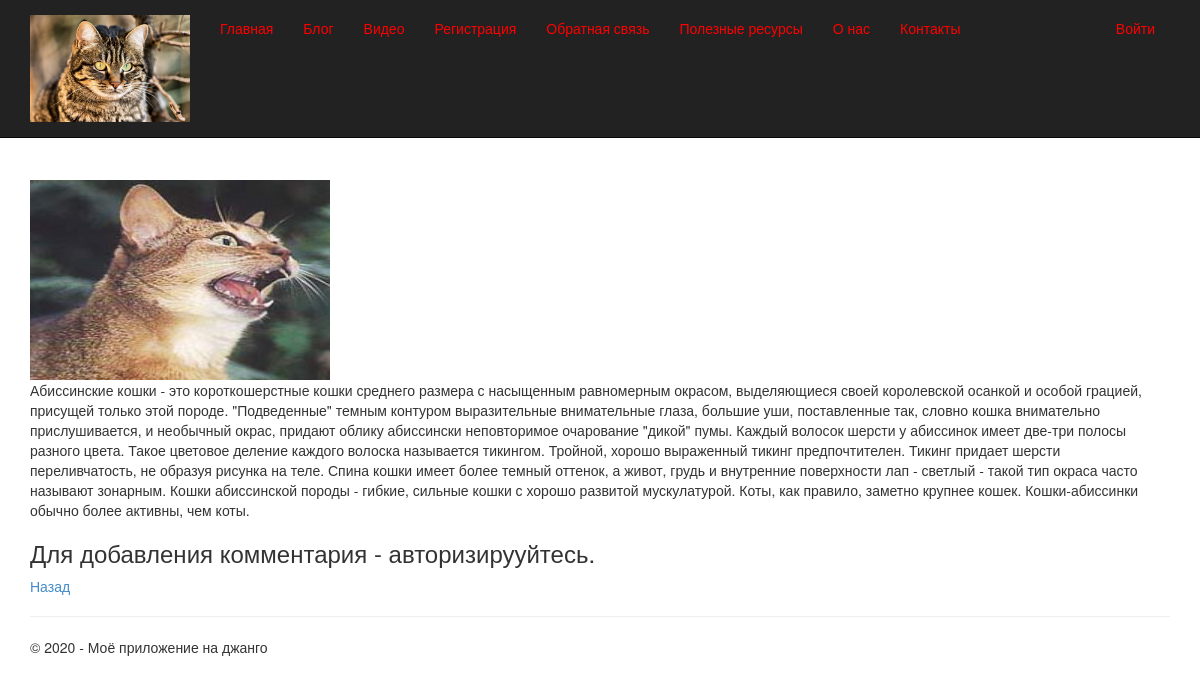
/1/, run on the app's committed database.
### app/models.py (models this page shows, shortened)
class Blog(models.Model):
    title=models.CharField(max_length=100, unique_for_date="posted", verbose_name="Заголовок")
    description = models.TextField(verbose_name="Краткое содержание")
    content=models.TextField(verbose_name="Полное содержание");
    posted=models.DateTimeField(default=datetime.now(), db_index=True, verbose_name="Опубликована")
    author = models.ForeignKey(User, null=True, blank=True, on_delete = models.SET_NULL, verbose_name = "Автор")
    image = models.FileField(default="temp.jpg",verbose_name="Путь к картинке")
    class Meta:
        db_table="Posts"
        ordering = ["-posted"]
        verbose_name="статья блога"
        verbose_name_plural="статьи блога"

### app/views.py (the view)
# urls.py: url(r'^(?P<parametr>\d+)/$', views.blogpost, name='blogpost'),
def blogpost(request,parametr):
    post_1=Blog.objects.get(id=parametr)
    comments=Comment.objects.filter(post=parametr)
    if request.method=="POST":
        form=CommentForm(request.POST)
        if form.is_valid():
            comment_f=form.save(commit=False)
            comment_f.author=request.user
            comment_f.date=datetime.now()
            comment_f.post=Blog.objects.get(id=parametr)
            comment_f.save()
            return redirect('blogpost',parametr=post_1.id)
    else:
        form=CommentForm()
    assert isinstance(request,HttpRequest)
    return render(request,'app/blogpost.html',{'post_1':post_1,
                                               'comments':comments,'form':form,
                                               'year':datetime.now().year})

### app/templates/app/blogpost.html (shortened to what this page needs)
﻿{% extends "app/layout.html" %}
{% block content %}
<h2> {{ post_1title }}</h2> <br />
{% if post_1.image and post_1.image.url != '/media/temp.jpg' %}
<img src="{{post_1.image.url}}" alt="Картинка" width="300" height="200" />
{% endif %}
<p> {{post_1.content|linebreaksbr}}</p>
{% if user.is_authenticated %}
<h3>Добавить комментарий</h3>
<form method="post"> {%csrf_token %}
    <div> {{form.as_p}}
         <button type="submit" class="save btn btn-default">Отправить комментарий</button>
    </div>
    </form>
{% else %}
<h3>Для добавления комментария - авторизирууйтесь.</h3>
{% endif %}
<p><a href="{% url 'blog' %}">Назад</a></p>
{% endblock %}

### app/static/app/content/site.css (style rules this page uses)
body { padding-top: 120px; padding-bottom: 20px; }

### data on the page
Blog: image (picture), content "Абиссинские кошки - это короткошерстные кошки среднего размера с насыщенным равномерным окрасом, выделяющиеся своей королевской осанкой и особой грацией, присущей только этой породе. \"Подведенные\" темным контуром выразительные внимательные глаза, большие уши, поставленные так, словно кошка внимательно прислушивается, и необычный окрас, придают облику абиссински неповторимое очарование \"дикой\" пумы. Каждый волосок шерсти у абиссинок имеет две-три полосы разного цвета. Такое цветовое деление каждого волоска называется тикингом. Тройной, хорошо выраженный тикинг предпочтителен. Тикинг придает шерсти переливчатость, не образуя рисунка на теле. Спина кошки имеет более темный оттенок, а живот,…"
